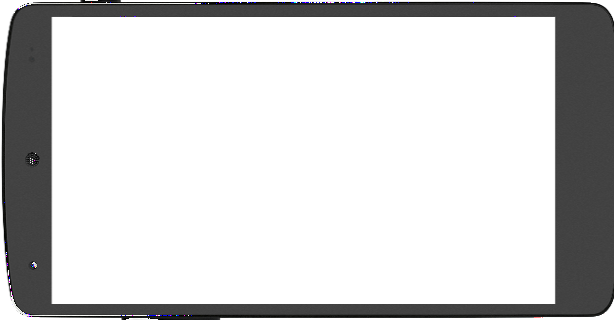
#> input picture appinventor/appengine/src/com/google/appinventor/client/style/neo/mockform-images/dark-modephoneLandscape.png, 614 x 320 px; its folder holds only this picture in this run; the run also reads 1 picture not shown here
$ jupyter execute --allow-errors inverter.ipynb
#> lines starting #> are read from the running program, lines starting #| are printed output that depends on the picture; after the words box and inside, x2 and y2 are one past the last pixel; in counts of white or black regions, pixels touching at a corner belong together
[cell 1]
filename = 'images/form.png'

[cell 2]
import numpy as np
import skimage as ski
from skimage import io
#> (the rest of this cell did not finish here and is left out)

[cell 3]
import os

for filename in os.listdir("mockform-images"):
    img = ski.io.imread("mockform-images/"+filename, mode='RGBA')
#> img is the input picture: shape (320, 614, 4); mean R, G, B, A 79.7, 79.7, 79.8, 61.8
    rgb = img[:, :, :3]
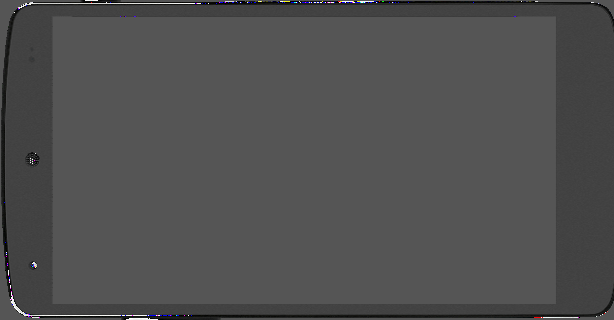
#> rgb: shape (320, 614, 3); mean R, G, B 79.7, 79.7, 79.8
    alpha = img[:, :, 3]
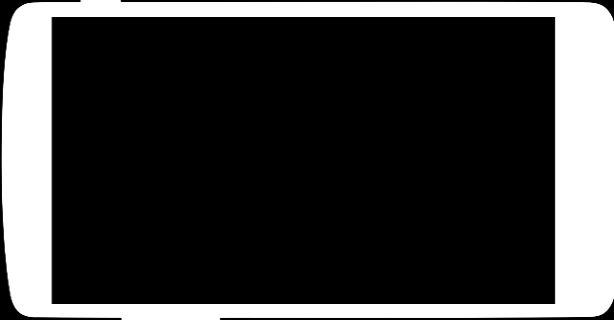
#> alpha: shape (320, 614); min 0, max 255, mean 61.8
    inverted_img_rgb = np.dstack([155 - rgb, alpha])
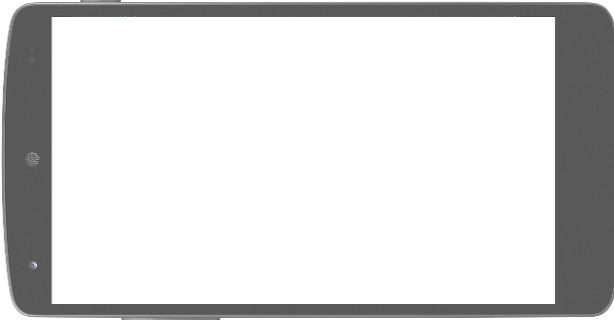
#> inverted_img_rgb: shape (320, 614, 4); mean R, G, B, A 76.1, 76.1, 76.2, 61.8; transparent parts drawn white
    io.imsave("mockform-images/dark-mode" + filename, inverted_img_rgb)

[cell 4]
import os

#> (the rest of this cell did not finish here and is left out)

[cell 5]
filename = "hygrometer.png"
img = ski.io.imread("component-photos/"+filename, mode='RGBA')
img
# alpha = img[:, :, 3]
# Define the old and new values
old_value = np.array([0, 0, 0, 0], dtype=np.uint8)
new_value = np.array([255, 255, 255, 0], dtype=np.uint8)

# Find all occurrences of the old value
matches = np.all(img == old_value, axis=-1)
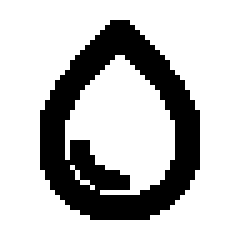
#> matches: shape (48, 48) bool (shown 5 times larger); 75.2% white; 1 black region, box (x1, y1, x2, y2) and area: (8, 4, 40, 44) 571

# Replace with the new value
img[matches] = new_value
img
io.imsave("component-photos/dark-mode" + filename, img)
# inverted_img_rgb = np.dstack([255 - rgb, alpha])
# inverted_img_rgb
# io.imsave("component-photos/dark-mode" + filename, inverted_img_rgb)

[cell 6]
filename = "hygrometer.png"
img = ski.io.imread("component-photos/"+filename, mode='RGBA')
rgb = img[:, :, :3]
#> rgb: shape (48, 48, 3); 24.8% white; 1 white region, box (x1, y1, x2, y2) and area: (8, 4, 40, 44) 571
# rgb = 255 if rgb == 0 else rgb
rgb
# [10 lines of commented-out code are left out]

rgb = np.where(sum(rgb == 0), np.array([255, 255, 255]), rgb)
#> rgb: shape (48, 48, 3) int64; every value is 255
alpha = img[:, :, 3]
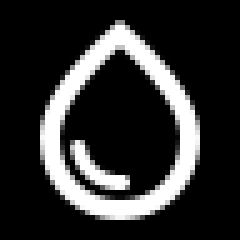
#> alpha: shape (48, 48) (shown 5 times larger); min 0, max 255, mean 47.3

inverted_img_rgb = np.dstack([rgb, alpha])
#> inverted_img_rgb: shape (48, 48, 4) int64
inverted_img_rgb
# io.imsave("component-photos/dark-mode" + filename, inverted_img_rgb)

[cell 7]
import os.path
os.path.isfile(filename)

[cell 8]
import cv2

image = cv2.imread(filename)
invert = cv2.bitwise_not(image)
invert

[cell 9]
cv2.imwrite("my_image_cv2.png", invert)
#> Out = True

[cell 10]
import skimage as ski
from skimage import util, io

img = ski.io.imread(filename, mode='RGBA')
inverted_img = util.invert(img)
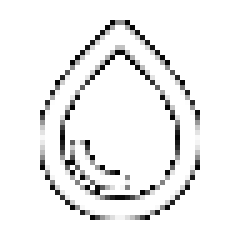
#> inverted_img: shape (48, 48, 4) (shown 5 times larger); mean R, G, B, A 191.8, 191.8, 191.8, 207.7; transparent parts drawn white
io.imsave("my_image.png", inverted_img)

[cell 11]
import numpy as np
img = ski.io.imread(filename, mode='RGBA')
rgb = img[:, :, :3]
alpha = img[:, :, 3]
inverted_img_rgb = np.dstack([255 - rgb, alpha])
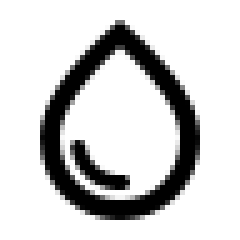
#> inverted_img_rgb: shape (48, 48, 4) (shown 5 times larger); mean R, G, B, A 191.8, 191.8, 191.8, 47.3; transparent parts drawn white
io.imshow(inverted_img_rgb)
io.show()
inverted_img_rgb
io.imsave("my_image.png", inverted_img_rgb)

[cell 12]
img = ski.io.imread(filename, mode='RGBA')
img

[cell 13]
img

[cell 14]
img_rgb = ski.color.rgba2rgb(img)
#> img_rgb: shape (48, 48, 3) float64; every value is 1
inverted_img_rgb = util.invert(img_rgb)
#> inverted_img_rgb: shape (48, 48, 3) float64; every value is 0
io.imshow(inverted_img_rgb)
io.show()
